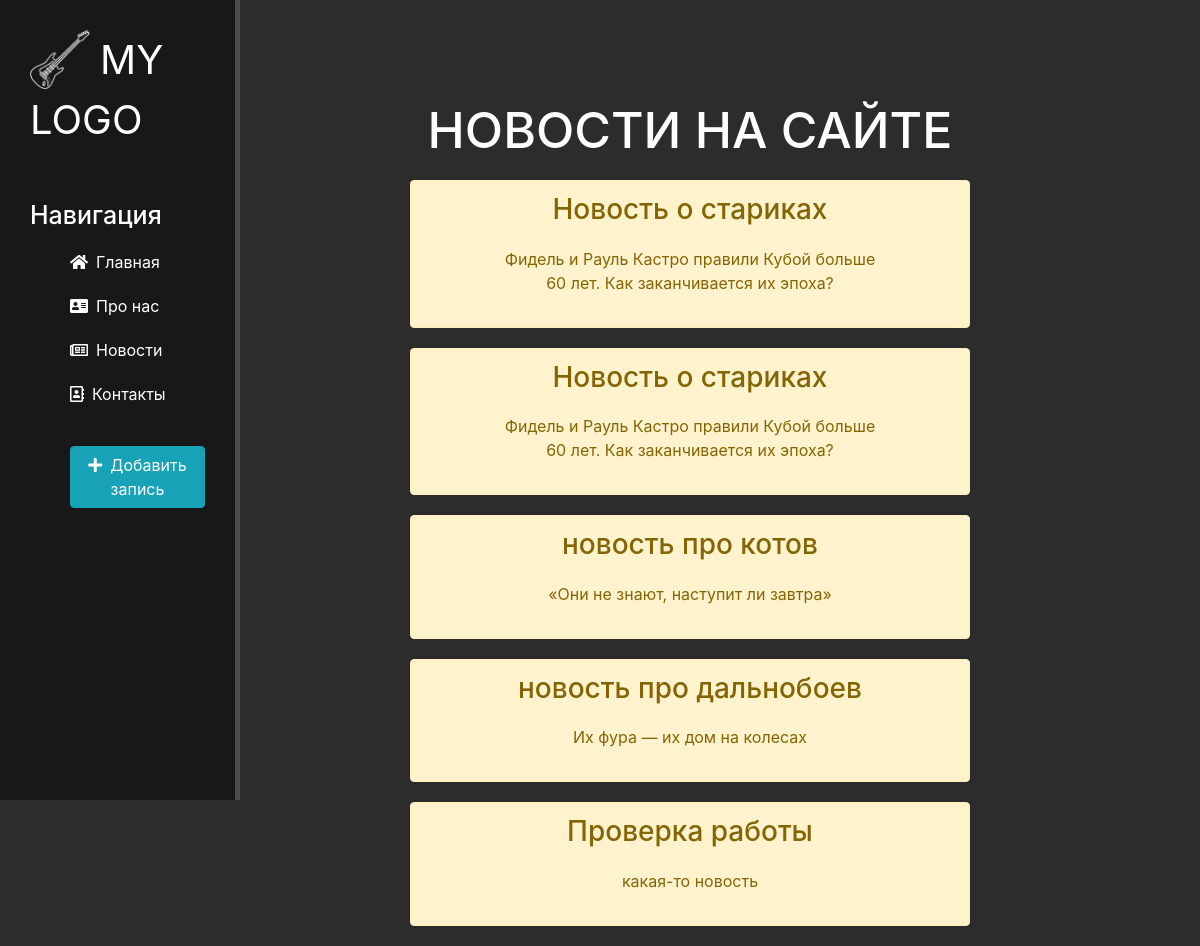
Page /news/ on the committed database.
### news/models.py (models this page shows, shortened)
class Articles(models.Model):
    title = models.CharField('Название', max_length=50)
    anons = models.CharField('Анонс', max_length=250)
    full_text = models.TextField('Статья')
    date = models.DateTimeField('Дата публикации')
    class Meta:
        verbose_name = 'Новость'
        verbose_name_plural = 'Новости'

### news/views.py (the view)
# urls.py: path('', views.news_home, name='news_home'),
def news_home(request):
    news = Articles.objects.order_by('-date')
    return render(request, 'news/news_home.html', {'news': news})

### news/templates/news/news_home.html (shortened to what this page needs)
{% extends 'main/layout.html' %}
{% block content %}
    <div class="features">
        <h1>НОВОСТИ НА САЙТЕ</h1>
        {% for el in news %}
            <div class="alert alert-warning">
                <h3>{{ el.title }}</h3>
                <p>{{ el.anons }}</p>
            </div>
        {% endfor %}
    </div>
{% endblock %}

### main/templates/main/layout.html (shortened to what this page needs)
{% load static%}
<!doctype html>
<html lang="ru">
<head>
    <link rel="stylesheet" href="https://stackpath.bootstrapcdn.com/bootstrap/4.5.2/css/bootstrap.min.css">
    <link rel="stylesheet" href="{% static 'main/css/main.css' %}">
    <link rel="stylesheet" href="https://use.fontawesome.com/releases/v5.8.2/css/all.css">
</head>
<body>
    <aside>
        <img src="{% static 'main/img/logo.png' %}" alt="Лого">
        <span class="logo">MY LOGO</span>
        <h3>Навигация</h3>
        <ul>
            <a href=" {% url 'home' %} ">
                <li><i class="fas fa-home"></i>Главная</li>
            </a>
            <a href=" {% url 'about' %} ">
                <li><i class="fas fa-address-card"></i>Про нас</li>
            </a>
            <a href=" {% url 'news_home' %} ">
                <li><i class="far fa-newspaper"></i>Новости</li>
            </a>
            <a href="">
                <li><i class="far fa-address-book"></i>Контакты</li>
            </a>
            <a href="{% url 'create' %}">
                <li><button class="btn btn-info"><i class="fas fa-plus"></i>Добавить запись</li></button>
            </a>
        </ul>
    </aside>
    <main>
        {% block content %}
        {% endblock %}
    </main>
</body>
</html>

### main/static/main/css/main.css (style rules this page uses)
body { background: #2c2c2c; }
aside { float: left; background: #181818; width: 20%; padding: 2.5%; height: 100vh; color: #fff; border-right: 5px solid #4d4d4d; }
aside img { width: 60px; float: left; color: #fff; }
aside .logo { font-size: 40px; margin-left: 10px; font-weight: bolt; }
aside h3 { margin-top: 50px; font-size: 25px; }
aside ul { list-style: none; }
aside ul li { color: #fff; display: block; margin-top: 20px; transition: transform .6s ease; }
aside ul li i { margin-right: 8px; }
main .features { float: left; color: #fff; margin-top: 100px; text-align: center; width: 75%; }
main .features h1 { font-size: 50px; }
main .features p { max-width: 400px; margin: 20px auto; }
.alert-warning { float: center; clear: both; width: 70vh; margin: 20px auto; text-align: center; }
form input, textarea, button { margin-top: 20px; }

### rows in the picture
Articles: title "Новость о стариках", anons "Фидель и Рауль Кастро правили Кубой больше 60 лет. Как заканчивается их эпоха?"
Articles: title "Новость о стариках", anons "Фидель и Рауль Кастро правили Кубой больше 60 лет. Как заканчивается их эпоха?"
Articles: title "новость про котов", anons "«Они не знают, наступит ли завтра»"
Articles: title "новость про дальнобоев", anons "Их фура — их дом на колесах"
Articles: title "Проверка работы", anons "какая-то новость"
